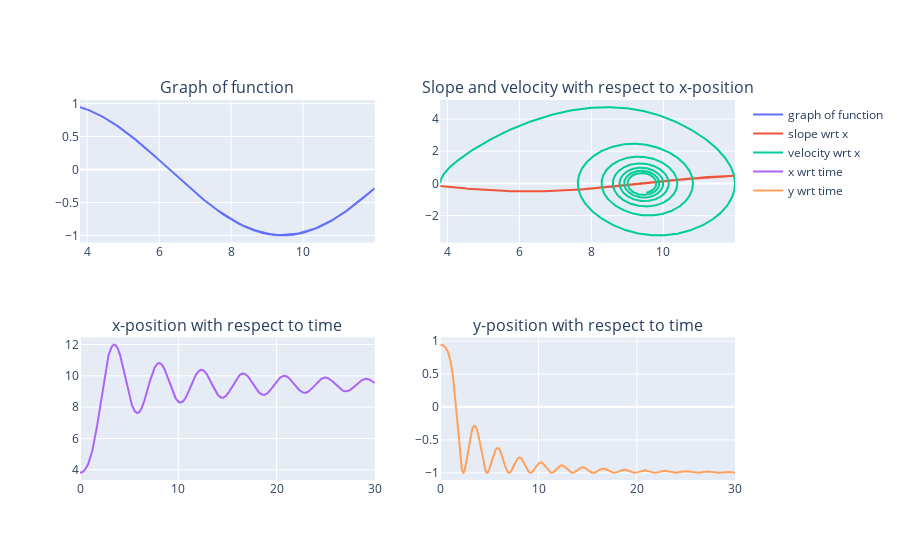

Notebook code cell kept with this figure:
### Markdown cell above
Plot x- y- and slope-values of curve

### Code cell
import plotly.graph_objects as go
from plotly.subplots import make_subplots

n_frames = int(Tmax / dt)

time_values = np.linspace(0, Tmax, n_frames)

fig = make_subplots(rows=2, cols=2, subplot_titles=(
    "Graph of function",
    "Slope and velocity with respect to x-position",
    "x-position with respect to time",
    "y-position with respect to time"
    ))

fig.add_trace(go.Scatter(
    x=sol[2, :],
    y=sol[3, :],
    name="graph of function"),
    row=1, col=1)

fig.add_trace(go.Scatter(
    x=sol[2, :],
    y=sol[4, :],
    name="slope wrt x"),
    row=1, col=2)

fig.add_trace(go.Scatter(
    x=sol[2, :],
    y=sol[1, :],
    name="velocity wrt x"),
    row=1, col=2)

fig.add_trace(go.Scatter(
    x=time_values,
    y=sol[2, :],
    name="x wrt time"),
    row=2, col=1)

fig.add_trace(go.Scatter(
    x=time_values,
    y=sol[3, :],
    name="y wrt time"),
    row=2, col=2)

fig.show()

### Figure 1 — Plotly figure (JSON) as saved in the notebook; plotly's stock layout.template omitted (floating-point values rounded to 4 significant figures; data arrays with more than 128 entries replaced by an {"elided": "..."} marker saying what was removed)
{"data": [{"name": "graph of function", "type": "scatter", "x": {"elided": "3000 float values"}, "xaxis": "x", "y": {"elided": "3000 float values"}, "yaxis": "y"}, {"name": "slope wrt x", "type": "scatter", "x": {"elided": "3000 float values"}, "xaxis": "x2", "y": {"elided": "3000 float values"}, "yaxis": "y2"}, {"name": "velocity wrt x", "type": "scatter", "x": {"elided": "3000 float values"}, "xaxis": "x2", "y": {"elided": "3000 float values"}, "yaxis": "y2"}, {"name": "x wrt time", "type": "scatter", "x": {"elided": "3000 float values"}, "xaxis": "x3", "y": {"elided": "3000 float values"}, "yaxis": "y3"}, {"name": "y wrt time", "type": "scatter", "x": {"elided": "3000 float values"}, "xaxis": "x4", "y": {"elided": "3000 float values"}, "yaxis": "y4"}], "layout": {"annotations": [{"font": {"size": 16}, "showarrow": false, "text": "Graph of function", "x": 0.225, "xanchor": "center", "xref": "paper", "y": 1, "yanchor": "bottom", "yref": "paper"}, {"font": {"size": 16}, "showarrow": false, "text": "Slope and velocity with respect to x-position", "x": 0.775, "xanchor": "center", "xref": "paper", "y": 1, "yanchor": "bottom", "yref": "paper"}, {"font": {"size": 16}, "showarrow": false, "text": "x-position with respect to time", "x": 0.225, "xanchor": "center", "xref": "paper", "y": 0.375, "yanchor": "bottom", "yref": "paper"}, {"font": {"size": 16}, "showarrow": false, "text": "y-position with respect to time", "x": 0.775, "xanchor": "center", "xref": "paper", "y": 0.375, "yanchor": "bottom", "yref": "paper"}], "xaxis": {"anchor": "y", "domain": [0, 0.45]}, "xaxis2": {"anchor": "y2", "domain": [0.55, 1]}, "xaxis3": {"anchor": "y3", "domain": [0, 0.45]}, "xaxis4": {"anchor": "y4", "domain": [0.55, 1]}, "yaxis": {"anchor": "x", "domain": [0.625, 1]}, "yaxis2": {"anchor": "x2", "domain": [0.625, 1]}, "yaxis3": {"anchor": "x3", "domain": [0, 0.375]}, "yaxis4": {"anchor": "x4", "domain": [0, 0.375]}}}
